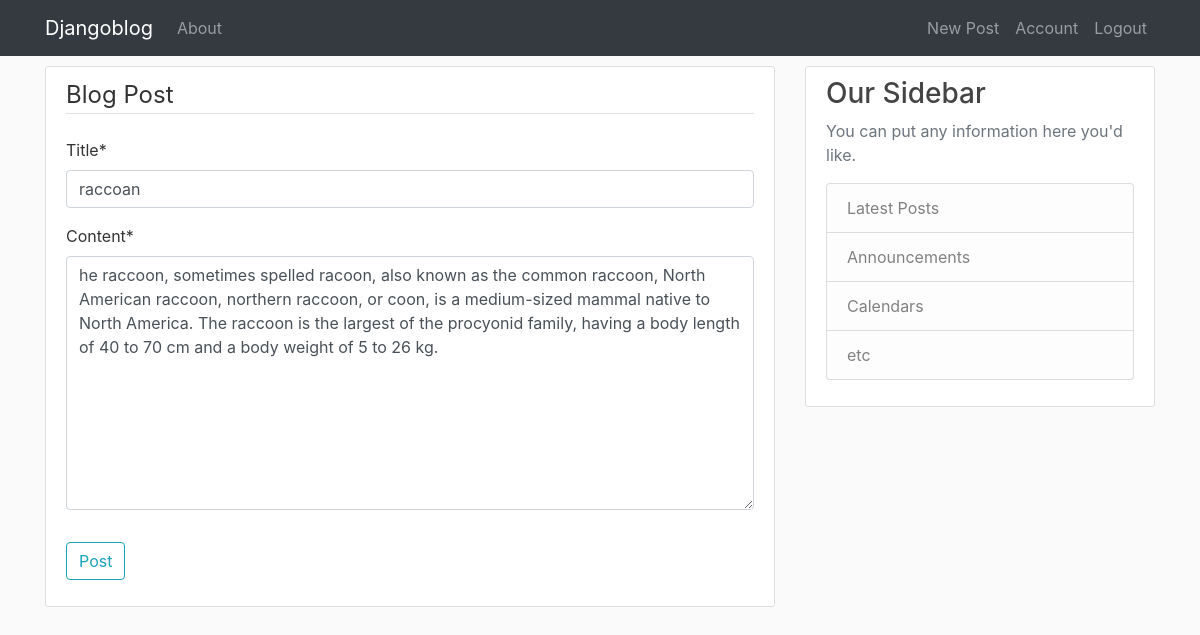
The page /post/11/update/ (signed in) on the database its author committed.
### blog/models.py (models this page shows, shortened)
class Post(models.Model):
    title = models.CharField(max_length=100)
    content = models.TextField()
    date_posted = models.DateTimeField(default = timezone.now)
    author = models.ForeignKey(User, on_delete= models.CASCADE)

### blog/views.py (the view, shortened to what this page needs)
# urls.py: path('post/<int:pk>/update/',postUpdateView.as_view(),name='post-update'),
class postUpdateView(LoginRequiredMixin,UserPassesTestMixin, UpdateView):
    model = Post
    fields = ['title','content']
    def test_func(self):
        post = self.get_object()
        if self.request.user == post.author:
            return True
        return False

### blog/templates/blog/post_form.html (shortened to what this page needs)
{% extends "blog/base.html" %}
{% load crispy_forms_tags %}
{% block content%}
    <div class="content-section">
        <form action="" method="POST">
            <fieldset class="form-group">
                <legend class="border-bottom mb-4">Blog Post</legend>
                {{form | crispy }}
            </fieldset>
            <div class="form-group">
                <button class="btn btn-outline-info" type="submit">Post</button>
            </div>
        </form>
    </div>
{% endblock %}

### blog/static/blog/main.css (style rules this page uses)
body { background: #fafafa; color: #333333; }
.content-section { background: #ffffff; padding: 10px 20px; border: 1px solid #dddddd; border-radius: 3px; margin-bottom: 20px; margin-top: 10px; }

### rows shown on the page
Post: title "raccoan", content "he raccoon, sometimes spelled racoon, also known as the common raccoon, North American raccoon, northern raccoon, or coon, is a medium-sized mammal native to North America. The raccoon is the largest of the procyonid family, having a body length of 40 to 70 cm and a body weight of 5 to 26 kg."
